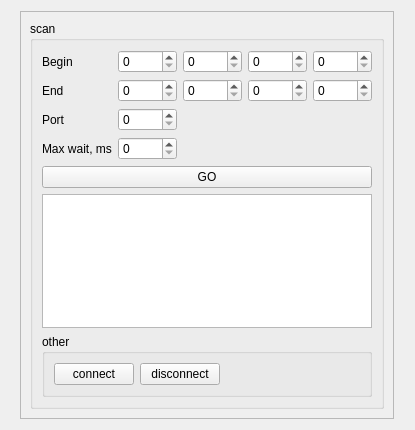
<?xml version="1.0" encoding="UTF-8"?>
<ui version="4.0">
 <class>MainBox</class>
 <widget class="QWidget" name="MainBox">
  <property name="geometry">
   <rect>
    <x>0</x>
    <y>0</y>
    <width>415</width>
    <height>430</height>
   </rect>
  </property>
  <property name="windowTitle">
   <string>Dialog</string>
  </property>
  <layout class="QHBoxLayout" name="horizontalLayout_2">
   <item>
    <widget class="QFrame" name="frame">
     <property name="sizePolicy">
      <sizepolicy hsizetype="Fixed" vsizetype="Preferred">
       <horstretch>0</horstretch>
       <verstretch>0</verstretch>
      </sizepolicy>
     </property>
     <property name="frameShape">
      <enum>QFrame::StyledPanel</enum>
     </property>
     <property name="frameShadow">
      <enum>QFrame::Raised</enum>
     </property>
     <layout class="QVBoxLayout" name="verticalLayout_3">
      <item>
       <widget class="QGroupBox" name="groupBox">
        <property name="title">
         <string>scan</string>
        </property>
        <layout class="QVBoxLayout" name="verticalLayout_2">
         <item>
          <layout class="QGridLayout" name="gridLayout">
           <item row="3" column="1">
            <widget class="QSpinBox" name="sb_max_wait"/>
           </item>
           <item row="0" column="2">
            <widget class="QSpinBox" name="sb_src_b"/>
           </item>
           <item row="1" column="0">
            <widget class="QLabel" name="label_2">
             <property name="text">
              <string>End</string>
             </property>
            </widget>
           </item>
           <item row="1" column="1">
            <widget class="QSpinBox" name="sb_dst_a"/>
           </item>
           <item row="3" column="0">
            <widget class="QLabel" name="label_4">
             <property name="text">
              <string>Max wait, ms</string>
             </property>
            </widget>
           </item>
           <item row="0" column="0">
            <widget class="QLabel" name="label">
             <property name="text">
              <string>Begin</string>
             </property>
            </widget>
           </item>
           <item row="0" column="3">
            <widget class="QSpinBox" name="sb_src_c"/>
           </item>
           <item row="0" column="4">
            <widget class="QSpinBox" name="sb_src_d"/>
           </item>
           <item row="1" column="2">
            <widget class="QSpinBox" name="sb_dst_b"/>
           </item>
           <item row="0" column="1">
            <widget class="QSpinBox" name="sb_src_a"/>
           </item>
           <item row="1" column="4">
            <widget class="QSpinBox" name="sb_dst_d"/>
           </item>
           <item row="1" column="3">
            <widget class="QSpinBox" name="sb_dst_c"/>
           </item>
           <item row="2" column="0">
            <widget class="QLabel" name="label_3">
             <property name="text">
              <string>Port</string>
             </property>
            </widget>
           </item>
           <item row="2" column="1">
            <widget class="QSpinBox" name="sb_port"/>
           </item>
          </layout>
         </item>
         <item>
          <widget class="QPushButton" name="btn_scan">
           <property name="text">
            <string>GO</string>
           </property>
          </widget>
         </item>
         <item>
          <widget class="QTableView" name="tv_scan"/>
         </item>
         <item>
          <widget class="QGroupBox" name="groupBox_2">
           <property name="title">
            <string>other</string>
           </property>
           <layout class="QHBoxLayout" name="horizontalLayout">
            <item>
             <widget class="QPushButton" name="btn_connect">
              <property name="text">
               <string>connect</string>
              </property>
             </widget>
            </item>
            <item>
             <widget class="QPushButton" name="btn_disconnect">
              <property name="text">
               <string>disconnect</string>
              </property>
             </widget>
            </item>
            <item>
             <spacer name="horizontalSpacer">
              <property name="orientation">
               <enum>Qt::Horizontal</enum>
              </property>
              <property name="sizeHint" stdset="0">
               <size>
                <width>140</width>
                <height>20</height>
               </size>
              </property>
             </spacer>
            </item>
           </layout>
          </widget>
         </item>
        </layout>
       </widget>
      </item>
     </layout>
    </widget>
   </item>
  </layout>
 </widget>
 <tabstops>
  <tabstop>sb_src_a</tabstop>
  <tabstop>sb_src_b</tabstop>
  <tabstop>sb_src_c</tabstop>
  <tabstop>sb_src_d</tabstop>
  <tabstop>sb_dst_a</tabstop>
  <tabstop>sb_dst_b</tabstop>
  <tabstop>sb_dst_c</tabstop>
  <tabstop>sb_dst_d</tabstop>
  <tabstop>sb_port</tabstop>
  <tabstop>sb_max_wait</tabstop>
  <tabstop>btn_scan</tabstop>
  <tabstop>tv_scan</tabstop>
  <tabstop>btn_connect</tabstop>
  <tabstop>btn_disconnect</tabstop>
 </tabstops>
 <resources/>
 <connections/>
</ui>
